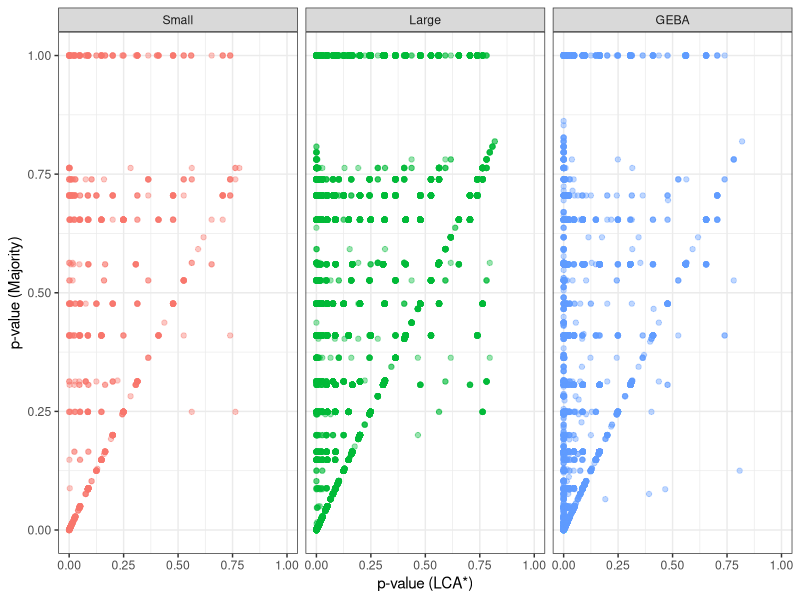
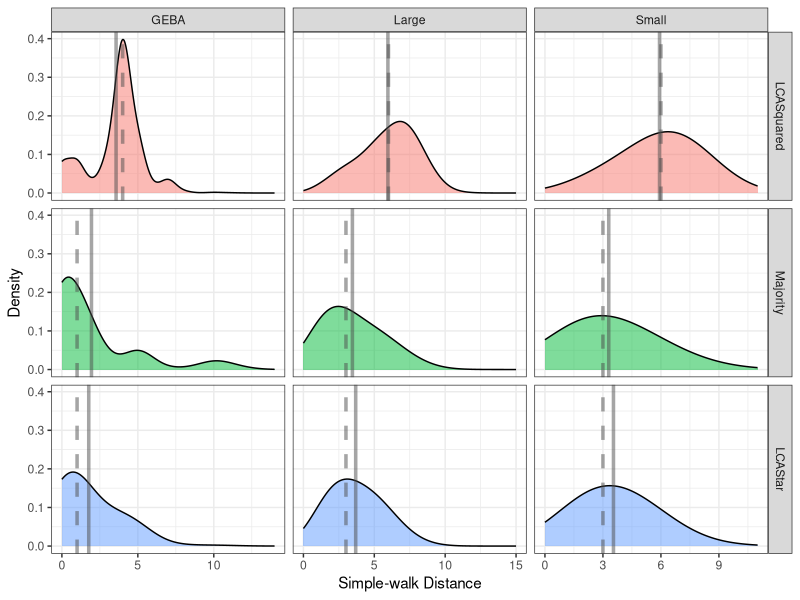
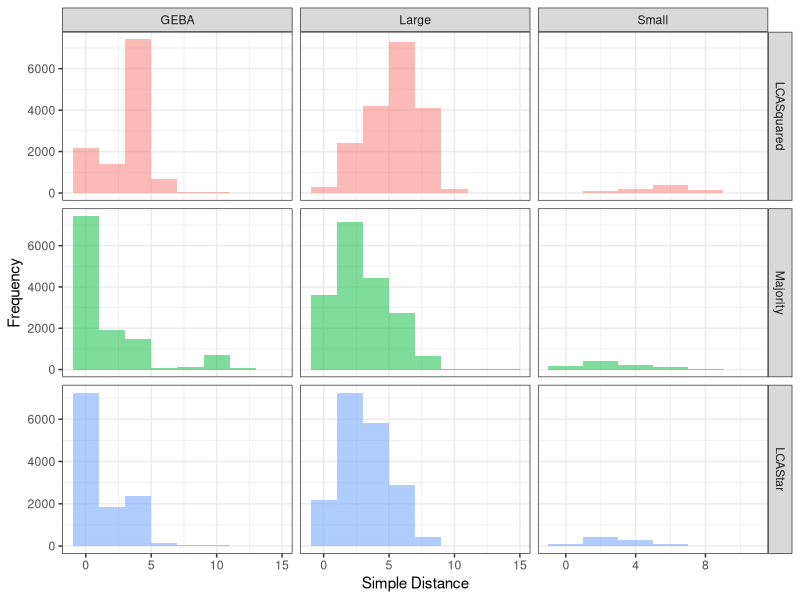
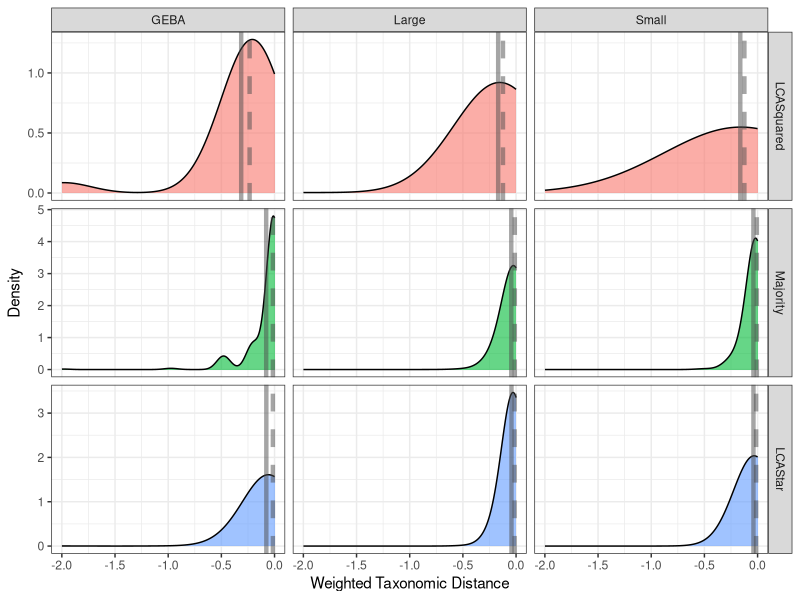
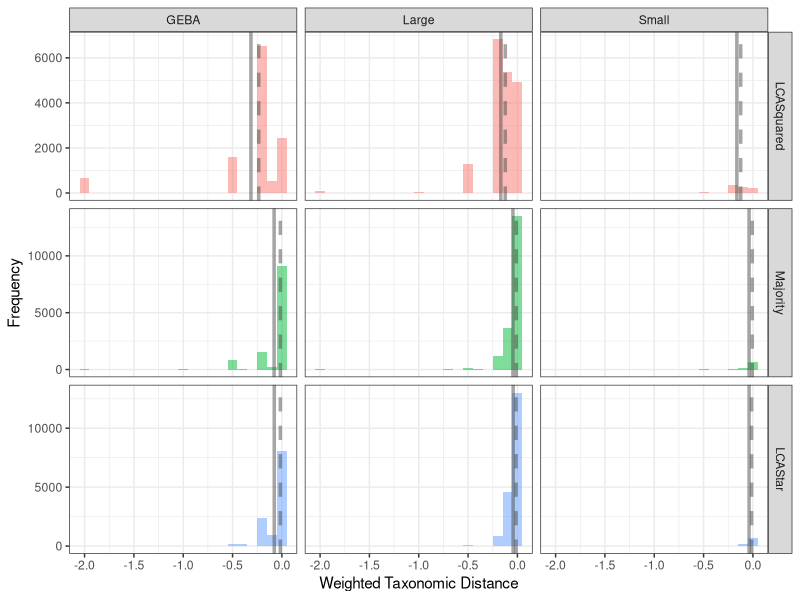
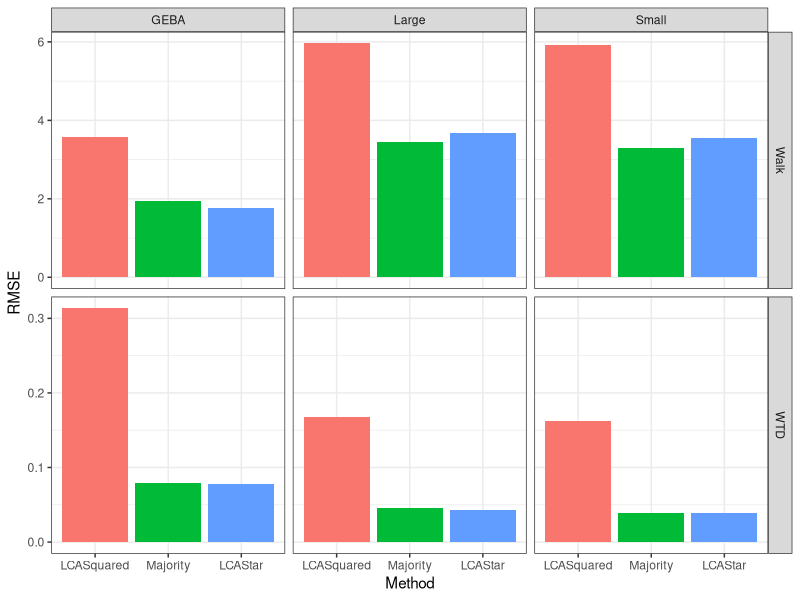
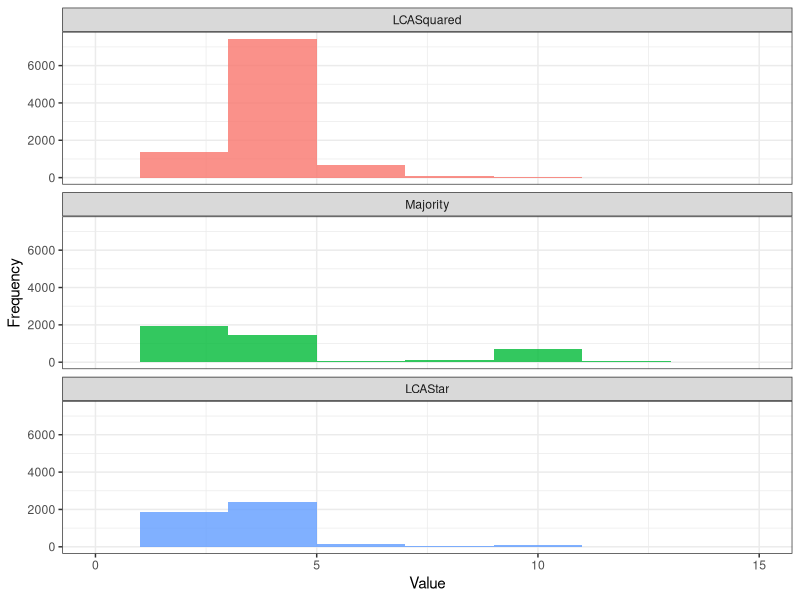
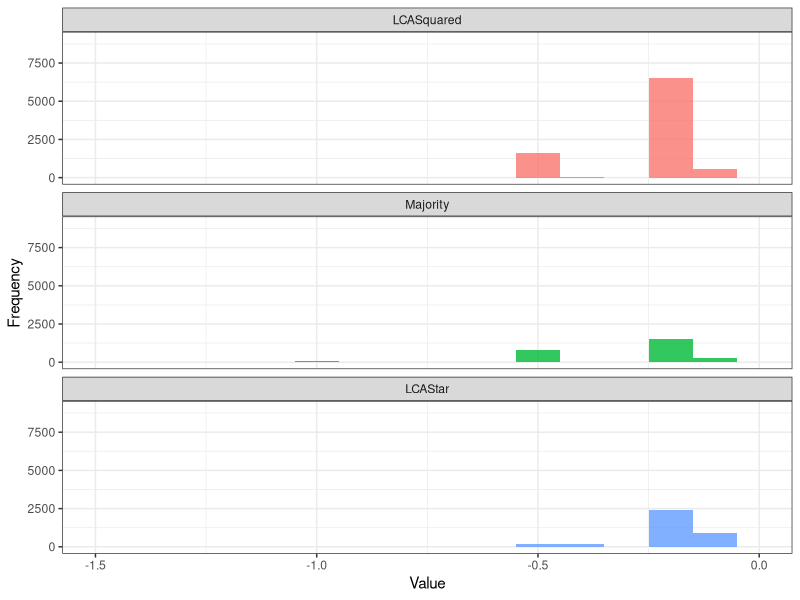

Reproduce these figures in R, in order.
## ---- chunk 1
require(knitr)
opts_chunk$set(warning=FALSE, message=FALSE, dev = 'pdf')
## ---- chunk 2
library(ggplot2)
library(reshape2)
library(dplyr)
theme_set(theme_bw()) # set theme and font
## ---- chunk 3
setwd("~/Dropbox/projects/LCAStar/lca_star_geba_analysis")
colClasses <- c("character", "character", "numeric", "numeric", "numeric",
                "character", "numeric", "numeric", "numeric", 
                "character", "numeric", "numeric", "character" )
geba_df <- read.table("GEBA_SAG_all_lcastar.txt", sep="\t", header=T, na.strings = "None", 
                      colClasses = colClasses, strip.white=TRUE, quote="")
test1_df <- read.table("test1_lcastar.txt", sep="\t", header=T, na.strings = "None", 
                      colClasses = colClasses, strip.white=TRUE, quote="")
test2_df <- read.table("test2_lcastar.txt", sep="\t", header=T, na.strings = "None", 
                      colClasses = colClasses, strip.white=TRUE, quote="")

all_df <- rbind(cbind(geba_df, Sample="GEBA"),cbind(test1_df, Sample="Small"),cbind(test2_df, Sample="Large"))

all_df$Sample <- factor(all_df$Sample, levels=c("Small", "Large", "GEBA"))
## ---- chunk 4
# p-value compare
g1 <- ggplot(all_df, aes(x=LCAStar_p, y=Majority_p)) 
g1 <- g1 + geom_point(aes(color=Sample), alpha=0.4)
g1 <- g1 + xlim(0,1)
g1 <- g1 + ylim(0,1)
g1 <- g1 + xlab("p-value (LCA*)")
g1 <- g1 + ylab("p-value (Majority)")
g1 <- g1 + facet_wrap(~ Sample)
g1 <- g1 + theme(legend.position="none")
g1
pdf(file = "pdfs/fig1.pdf", width = 10.2, height=3.65)
g1
dev.off()
## ---- chunk 5
clean_up_data2 <- function(df) {
  new_df <-rbind(cbind(df$Contig, df$LCAStar, "LCAStar", df$Original, df$LCAStar_p, df$LCAStar_dist, df$LCAStar_WTD),
           cbind(df$Contig, df$Majority, "Majority", df$Original, df$Majority_p, df$Majority_dist, df$Majority_WTD),
           cbind(df$Contig, df$LCASquared, "LCASquared", df$Original, NA, df$LCASquared_dist, df$LCASquared_WTD))
  new_df <- as.data.frame(new_df)
  colnames(new_df) <- c("Contig", "Taxonomy", "Method", "Original", "p-value", "Walk", "WTD")
  new_df.m<- melt(new_df, id.vars = c("Contig", "Taxonomy", "Method", "Original"))
  new_df.m$value <- as.numeric(as.character(new_df.m$value))
  new_df.m$Method <- factor(new_df.m$Method, levels = c("LCASquared", "Majority", "LCAStar"))
  new_df.m
}
## ---- chunk 6
# reshape data into ggplot form
test1_df.m <- clean_up_data2(test1_df)
test1_df.m<- cbind(test1_df.m, Sample="Small")
test2_df.m <- clean_up_data2(test2_df)
test2_df.m <- cbind(test2_df.m, Sample="Large")
geba_df.m <- clean_up_data2(geba_df)
geba_df.m <- cbind(geba_df.m, Sample="GEBA")

all_df.m <- rbind(test1_df.m, test2_df.m, geba_df.m)
## ---- chunk 7
# plotting parameters
my_line_col = "#4C4C4C"
line_size = 1.2
alpha_val = 0.5

walk_means <- select(all_df.m, Method, Sample, variable, value) %>%
  group_by(Method, Sample, variable) %>%
  filter(variable== "Walk") %>%
  summarize(mean=mean(value, na.rm = T),
            percent_25 = quantile(value, probs = 0.25, na.rm = T),
            median = quantile(value, probs=0.5, na.rm = T),
            percent_75 = quantile(value, probs = 0.75, na.rm = T))

g2 <- ggplot(subset(all_df.m, variable == "Walk"), aes(x=value, fill=Method))
# g2 <- g2 + geom_histogram(binwidth=2, alpha=0.8) 
g2 <- g2 + geom_density(adjust=5, alpha=alpha_val) 
g2 <- g2 + facet_grid(Method ~ Sample, scales = "free_x")
g2 <- g2 + theme(legend.position="none")
g2 <- g2 + geom_vline(aes(xintercept=mean), colour=my_line_col, size=line_size, alpha=alpha_val, walk_means)
g2 <- g2 + geom_vline(aes(xintercept=median), colour=my_line_col, linetype="dashed", size=line_size, alpha=alpha_val, walk_means)
g2 <- g2 + xlab("Simple-walk Distance")
g2 <- g2 + ylab("Density")
g2
pdf(file = "pdfs/fig2.pdf", width = 7, height=7)
g2
dev.off()
## ---- chunk 8
# original histograms
g2a <- ggplot(subset(all_df.m, variable == "Walk"), aes(x=value, fill=Method))
g2a <- g2a + geom_histogram(binwidth=2, alpha=alpha_val) 
# g2a <- g2a + geom_density(adjust=6, alpha=0.8) 
g2a <- g2a + facet_grid(Method ~ Sample, scales = "free")
g2a <- g2a + theme(legend.position="none")
#g2a <- g2a + geom_vline(aes(xintercept=percent_25), colour=my_line_col, size=1.5, alpha=0.5, means)
#g2a <- g2a + geom_vline(aes(xintercept=median), colour=my_line_col, size=1.5, alpha=0.5, means)
#g2a <- g2a + geom_vline(aes(xintercept=percent_75), colour=my_line_col, size=1.5, alpha=0.5, means)
g2a <- g2a + xlab("Simple Distance")
g2a <- g2a + ylab("Frequency")
g2a
## ---- chunk 9
means <- select(all_df.m, Method, Sample, variable, value) %>%
  group_by(Method, Sample, variable) %>%
  filter(variable== "WTD") %>%
  summarize(mean=mean(value, na.rm = T),
            percent_25 = quantile(value, probs = 0.25, na.rm = T),
            median = quantile(value, probs=0.5, na.rm = T),
            percent_75 = quantile(value, probs = 0.75, na.rm = T))

g3 <- ggplot(subset(all_df.m, variable == "WTD"), aes(x=value, fill=Method))
g3 <- g3 + geom_density(adjust=20, alpha=0.6) 
g3 <- g3 + facet_grid(Method ~ Sample, scales = "free_y")
g3 <- g3 + theme(legend.position="none")
g3 <- g3 + geom_vline(aes(xintercept=mean), colour=my_line_col, size=1.5, alpha=0.5, means)
g3 <- g3 + geom_vline(aes(xintercept=median), colour=my_line_col, linetype="dashed", size=1.5, alpha=0.5, means)
g3 <- g3 + xlab("Weighted Taxonomic Distance")
g3 <- g3 + ylab("Density")
g3
pdf(file = "pdfs/fig3.pdf", width = 7, height=7)
g3
dev.off()
## ---- chunk 10
g3a <- ggplot(subset(all_df.m, variable == "WTD"), aes(x=value, fill=Method))
g3a <- g3a + geom_histogram(binwidth=0.1, alpha=alpha_val) 
g3a <- g3a + facet_grid(Method ~Sample, scales = "free_y")
g3a <- g3a + theme(legend.position="none")
g3a <- g3a + geom_vline(aes(xintercept=mean), colour=my_line_col, size=line_size, alpha=alpha_val, means)
g3a <- g3a + geom_vline(aes(xintercept=median), colour=my_line_col, linetype="dashed", size=line_size, alpha=alpha_val, means)
g3a <- g3a + xlab("Weighted Taxonomic Distance")
g3a <- g3a + ylab("Frequency")
g3a
## ---- chunk 11
res <- select(all_df.m, Method, Sample, variable, value) %>%
       filter(variable %in% c("Walk", "WTD")) %>%
       group_by(Method, Sample, variable) %>%
       summarize(n_obs = n(), RMSE = mean(abs(value), na.rm=TRUE))
g4 <- ggplot(res, aes(y=RMSE, x =Method, fill=Method)) 
g4 <- g4 + geom_bar(stat="identity") 
g4 <- g4 + facet_grid(variable~Sample, scales="free_y")
g4 <- g4 + theme(legend.position="none")
g4
pdf(file = "pdfs/fig4.pdf", width = 7, height=7)
g4
dev.off()
## ---- chunk 12
g8 <- ggplot(subset(geba_df.m, variable == "Walk"), aes(x=value, fill=Method))
g8 <- g8 + geom_histogram(binwidth=2, alpha=0.8) 
g8 <- g8 + facet_wrap( ~ Method, ncol = 1)
g8 <- g8 + theme(legend.position="none")
g8 <- g8 + xlim(0,15)
g8 <- g8 + xlab("Value")
g8 <- g8 + ylab("Frequency")
g8

g9 <-ggplot(subset(geba_df.m, variable == "WTD"), aes(x=value, fill=Method))
g9 <- g9 + geom_histogram(binwidth=0.1, alpha=0.8) 
g9 <- g9 + facet_wrap( ~ Method, ncol = 1)
g9 <- g9 + theme(legend.position="none")
g9 <- g9 + xlim(-1.5,0)
g9 <- g9 + xlab("Value")
g9 <- g9 + ylab("Frequency")
g9

# g11 <-ggplot(subset(geba_df.m, variable %in% c("WTD", "Walk")), aes(x=Method, y=value, fill=Method))
# g11 <- g11 + geom_violin(alpha=0.6)
# g11 <- g11 + scale_y_log10()
# g11 <- g11 + coord_flip()
# g11 <- g11 + facet_wrap( ~ variable)
# g11
geba_df.m$Taxonomy <- as.vector(geba_df.m$Taxonomy)
geba_df.m$Original<- as.vector(geba_df.m$Original)
res <- select(geba_df.m, Method, Taxonomy, Original) %>%
       group_by(Method) %>%
       summarize(n_obs = n(), accuracy = sum(Taxonomy == Original)/ length(Taxonomy))

g12 <- ggplot(res, aes(x=Method, y=accuracy, fill=Method)) 
g12 <- g12 + geom_bar(stat="identity", alpha=0.8)
g12 <- g12 + theme(legend.position="none")
g12
